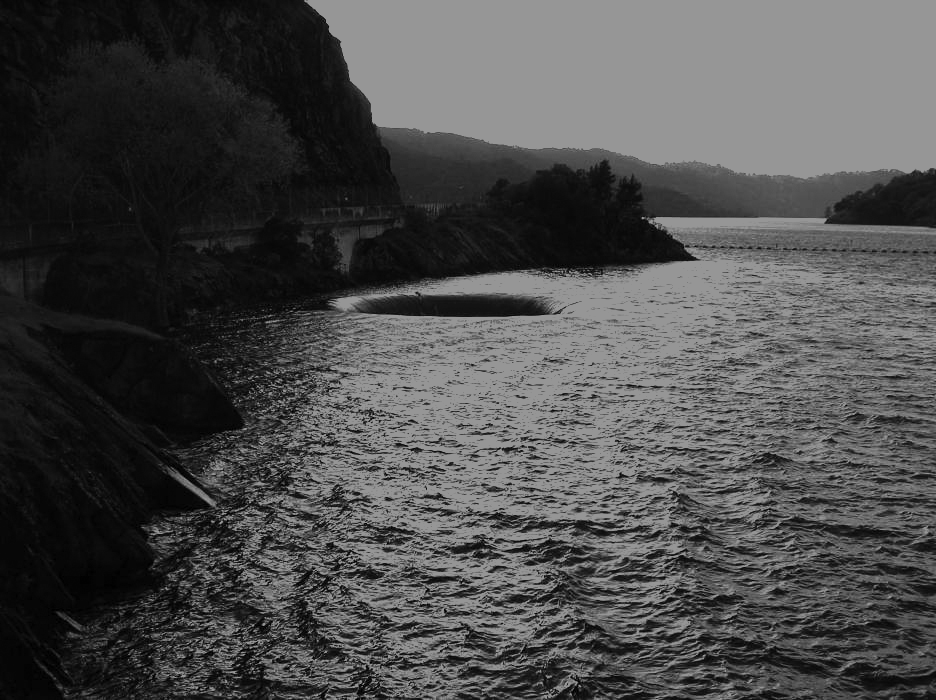
#> input picture project3_joao_felix_caroline_braz/spillway-dark.tif, 936 x 700 px
$ python main.py
#> lines starting #> are read from the running program, lines starting #| are printed output that depends on the picture
### project3_joao_felix_caroline_braz/imagehist4e.py
import numpy as np

def imagehist4e(f, modo):

    #inicializa o histograma
    histograma = np.zeros(256)

    numero_total_pixels = f.shape[0] * f.shape[1]
    #conta quantas vezes cada valor de intensidade aparece na imagem
    for row in f:
        for column in row:
            histograma[column] = histograma[column] + 1

    #Normaliza o histograma, se necessário
    #cálculo probabilístico da divisão de quantas vezes o valor apareceu pelo número total de pixels na imagem
    histograma_normalizado = []
    if modo == 'n':
        for k in range(256):
            valor_normalizado = histograma[k]/numero_total_pixels
            histograma_normalizado.append(valor_normalizado)
        return histograma_normalizado
    if modo == 'u':
        return np.array(histograma)

### project3_joao_felix_caroline_braz/histEqual4e.py
import numpy as np

def histEqual4e(f):

    #cálculo da probabilidade acumulada
    probability_accumulated = []
    sum_probability = 0
    for k in range(256):
        if k == 0:
            pass
        else:
            sum_probability += f[k-1]
        probability_accumulated.append(sum_probability)

    #mapeamento dos respectivos valores de cinza em novos valores equalizados.
    new_value_f = []
    for j in range(256):
        new_value = 255 * probability_accumulated[j]
        new_value_f.append(np.ceil(new_value))
    return np.array(new_value_f)

### project3_joao_felix_caroline_braz/main.py
import numpy as np
from PIL import Image
from matplotlib import pyplot as plt
from project3_joao_felix_caroline_braz.histEqual4e import histEqual4e
from project3_joao_felix_caroline_braz.imagehist4e import imagehist4e


name_image = 'spillway-dark'
#name_image = 'rose1024'
#name_image = 'hidden-horse'

# Abre a imagem usando PIL
f = Image.open(name_image + '.tif')
#> f is the input picture: PIL image 936x700 L; min 0, max 150, mean 75.9
# Obtém o DPI original da imagem
dpi_original = f.info.get('dpi')
# Converte a imagem para escala de cinza
f_gray = f.convert('L')
# Converte a imagem em escala de cinza para uma matriz Numpy
image_matrix = np.asarray(f_gray)

g_histograma = imagehist4e(image_matrix, 'n')
#> after the loop in imagehist4e, `for row in f:`: histograma = 256 values, max 149027 at index 150, min 0 at index 151, mean 2559.4
#> the loop in imagehist4e, `for k in range(256):` made 256 passes
#> valor_normalizado on passes 1 to 3: 0.000623, 0.000574, 0.000575
#> after the loop in imagehist4e, `for k in range(256):`: histograma_normalizado = 256 values, max 0.227 at index 150, min 0 at index 151, mean 0.00391
#> g_histograma has the same summary as histograma_normalizado in imagehist4e
#plota o grafico do histograma
plt.xlabel("Valor de Intensidade")
plt.ylabel("Frequência")
plt.title("Histograma da Imagem")
plt.bar(range(len(g_histograma)), g_histograma)
plt.savefig(name_image + '_Histograma' + '.png')
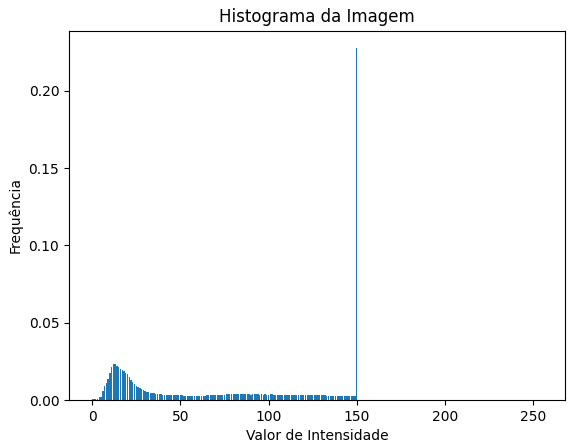
#> figure drawn by matplotlib, 1 panel; tallest bar 0.227 high, from x = 149.6 to 150.4
plt.show()

g_equalizada = histEqual4e(g_histograma)
#> the loop in histEqual4e, `for k in range(256):` made 256 passes
#> sum_probability on passes 2 to 13: 0.000623, 0.0012, 0.00177, 0.00273, 0.00455, 0.00675, 0.0128, 0.022, 0.0329, 0.0464, 0.064, 0.0857
#> after the loop in histEqual4e, `for k in range(256):`: probability_accumulated = 256 values from 0 to 1; sum_probability = 1
#> the loop in histEqual4e, `for j in range(256):` made 256 passes
#> new_value on passes 1 to 3: 0, 0.159, 0.305
#> after the loop in histEqual4e, `for j in range(256):`: new_value_f = 256 values from 0 to 256
#> g_equalizada = 256 values from 0 to 256
#plota o grafico histograma equalizado
plt.xlabel("Valor de Intensidade")
plt.ylabel("Frequência")
plt.title("Histograma da Imagem equalizado")
plt.bar(range(len(g_equalizada)), g_equalizada)
plt.savefig(name_image + '_Histograma_Equalizado' +'.png')
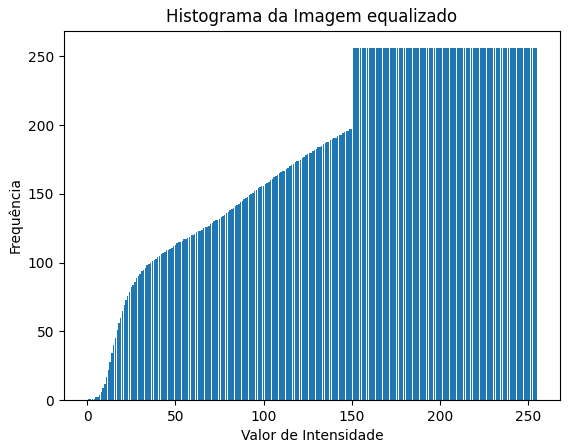
#> figure drawn by matplotlib, 1 panel
plt.show()

#imagem original
image_matrix_original = image_matrix.copy()

#aplicação dos novos valores na imagem original
for i in range(image_matrix.shape[0]):
    for j in range(image_matrix.shape[1]):
        image_matrix_original[i][j] = g_equalizada[image_matrix_original[i][j]]
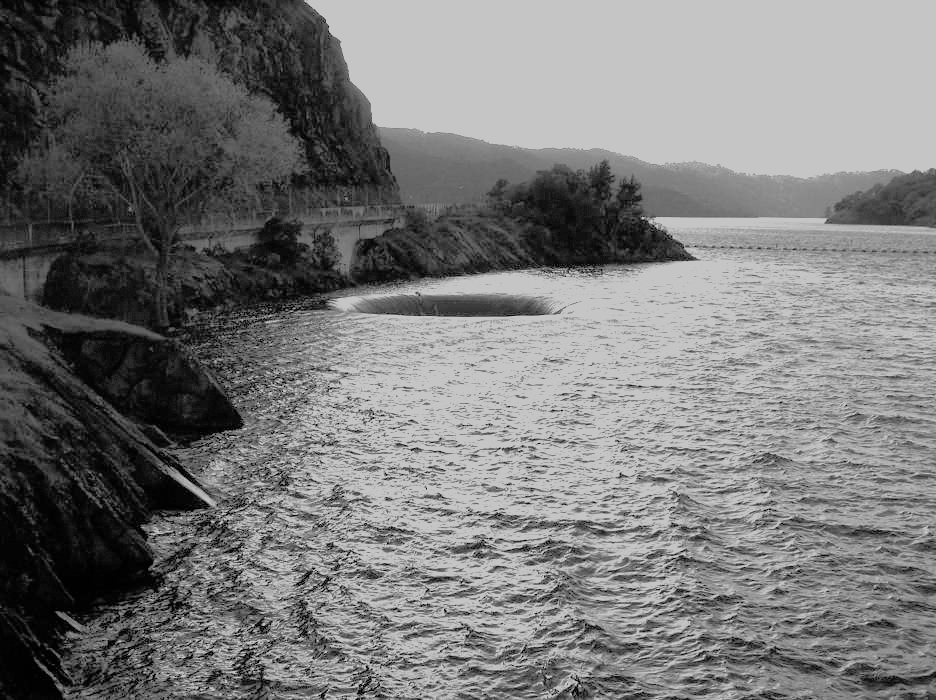
#> image_matrix_original: shape (700, 936); min 0, max 197, mean 120.3

# Transforma a matriz resultante de volta em um objeto de imagem
s = Image.fromarray(image_matrix_original)

# Define o DPI alvo como o valor original do DPI
dpi_target = dpi_original

# Salva a imagem resultante com a imagem equalizada
s.save(name_image + '_equalizada.tif', optimize=False, dpi=dpi_target)

$ run again, with project3_joao_felix_caroline_braz/hidden-horse_equalizada.tif copied over project3_joao_felix_caroline_braz/spillway-dark.tif
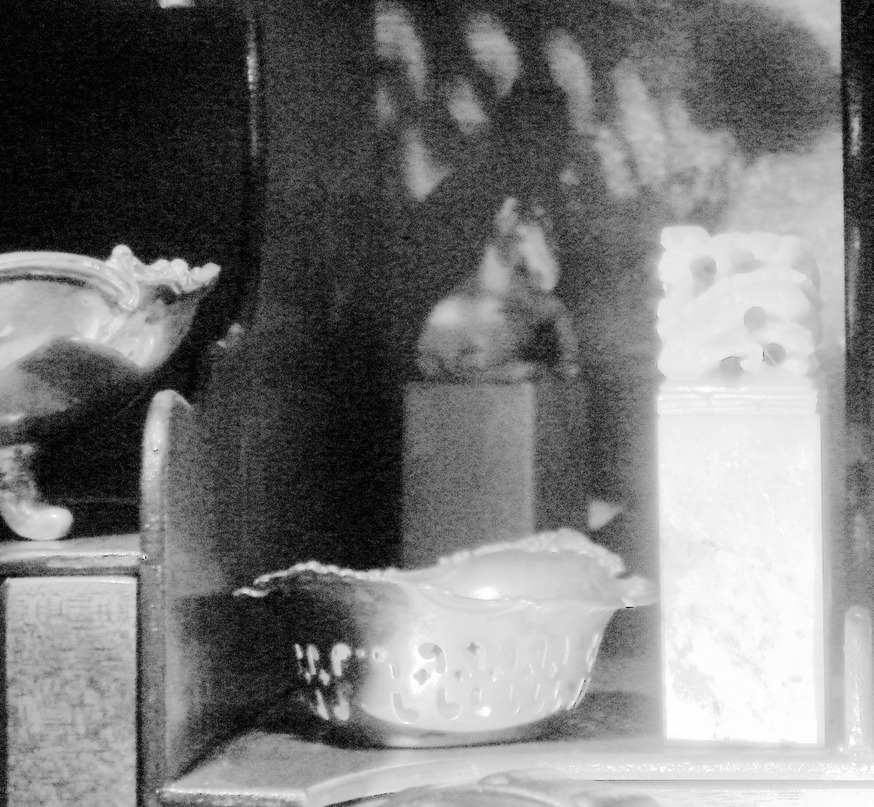
#> input picture project3_joao_felix_caroline_braz/hidden-horse_equalizada.tif, 874 x 807 px, shrunk from 1040 x 960 before the run
#> f is the input picture: PIL image 874x807 L; min 0, max 255, mean 121.3
#> dpi_original = (1, 1)
#> after the loop in imagehist4e, `for row in f:`: histograma = 256 values, max 4385 at index 8, min 76 at index 255, mean 2755.1
#> the loop in imagehist4e, `for k in range(256):` made 256 passes
#> valor_normalizado on passes 1 to 3: 0.00208, 0.00274, 0.00385
#> after the loop in imagehist4e, `for k in range(256):`: histograma_normalizado = 256 values, max 0.00622 at index 8, min 0.000108 at index 255, mean 0.00391
#> g_histograma has the same summary as histograma_normalizado in imagehist4e
#> `plt.savefig(name_image + '_Histograma' + '.png')`:
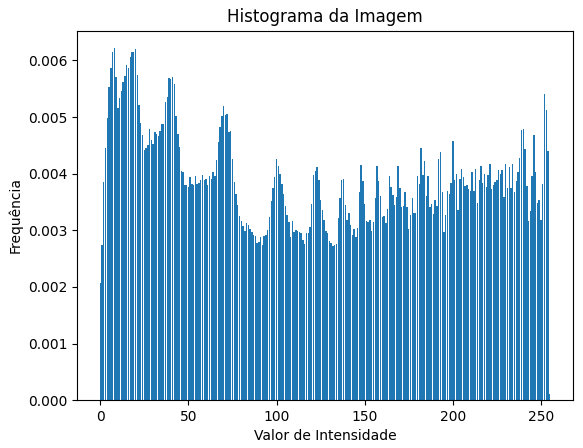
#> figure drawn by matplotlib, 1 panel; tallest bar 0.00622 high, from x = 7.6 to 8.4
#> the loop in histEqual4e, `for k in range(256):` made 256 passes
#> sum_probability on passes 2 to 9: 0.00208, 0.00482, 0.00867, 0.0131, 0.0181, 0.0237, 0.0295, 0.0357
#> after the loop in histEqual4e, `for k in range(256):`: probability_accumulated = 256 values from 0 to 1; sum_probability = 1
#> the loop in histEqual4e, `for j in range(256):` made 256 passes
#> new_value on passes 1 to 3: 0, 0.53, 1.23
#> after the loop in histEqual4e, `for j in range(256):`: new_value_f = 256 values from 0 to 255
#> `plt.savefig(name_image + '_Histograma_Equalizado' +'.png')`:
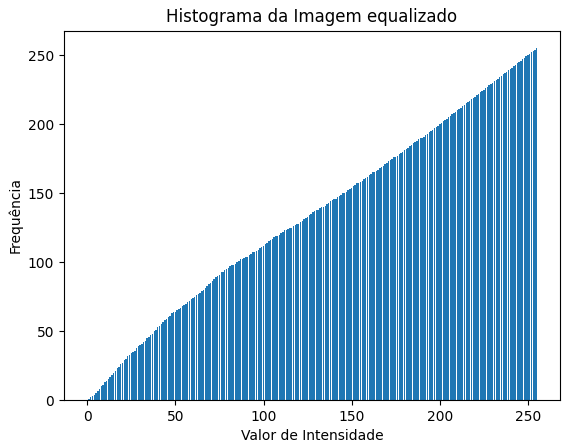
#> figure drawn by matplotlib, 1 panel; tallest bar 255 high, from x = 254.6 to 255.4
#> dpi_target = (1, 1)

$ run again, with project3_joao_felix_caroline_braz/rose1024.tif copied over project3_joao_felix_caroline_braz/spillway-dark.tif
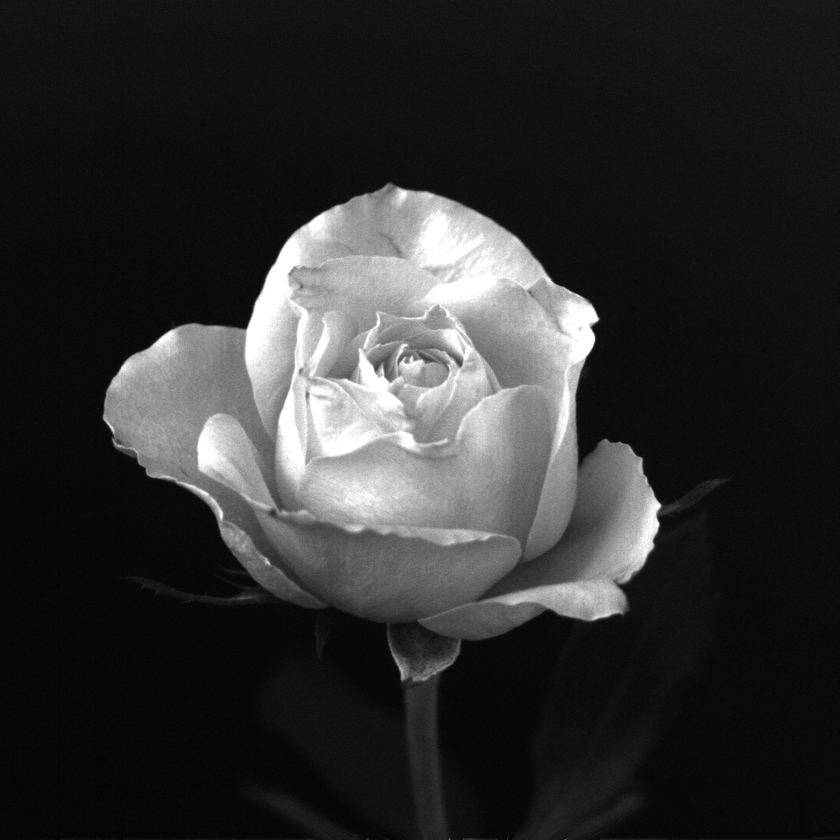
#> input picture project3_joao_felix_caroline_braz/rose1024.tif, 840 x 840 px, shrunk from 1024 x 1024 before the run
#> f is the input picture: PIL image 840x840 L; min 0, max 255, mean 46.8
#> dpi_original = (1, 1)
#> after the loop in imagehist4e, `for row in f:`: histograma = 256 values, max 49818 at index 14, min 1 at index 0, mean 2756.2
#> the loop in imagehist4e, `for k in range(256):` made 256 passes
#> valor_normalizado on passes 1 to 3: 1.42e-06, 2.83e-06, 8.5e-06
#> after the loop in imagehist4e, `for k in range(256):`: histograma_normalizado = 256 values, max 0.0706 at index 14, min 1.42e-06 at index 0, mean 0.00391
#> g_histograma has the same summary as histograma_normalizado in imagehist4e
#> `plt.savefig(name_image + '_Histograma' + '.png')`:
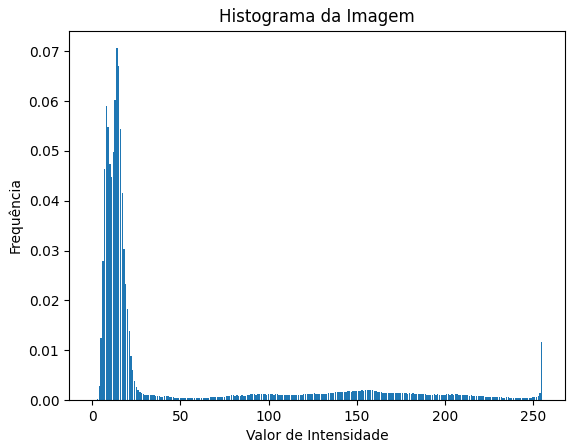
#> figure drawn by matplotlib, 1 panel; tallest bar 0.0706 high, from x = 13.6 to 14.4
#> the loop in histEqual4e, `for k in range(256):` made 256 passes
#> sum_probability on passes 2 to 9: 1.42e-06, 4.25e-06, 1.28e-05, 0.000269, 0.0031, 0.0156, 0.0434, 0.0898
#> after the loop in histEqual4e, `for k in range(256):`: probability_accumulated = 256 values from 0 to 0.988; sum_probability = 0.988
#> the loop in histEqual4e, `for j in range(256):` made 256 passes
#> new_value on passes 1 to 3: 0, 0.000361, 0.00108
#> after the loop in histEqual4e, `for j in range(256):`: new_value_f = 256 values from 0 to 253
#> after the loop `for i in range(image_matrix.shape[0]):`:
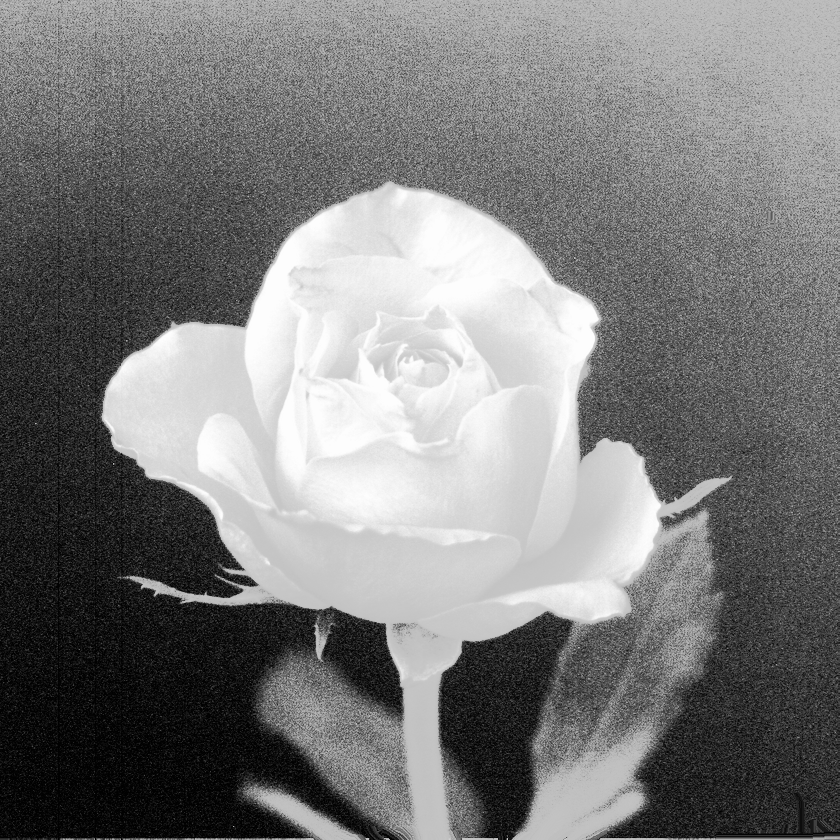
#> image_matrix_original: shape (840, 840); min 0, max 253, mean 123.3
#> dpi_target = (1, 1)
